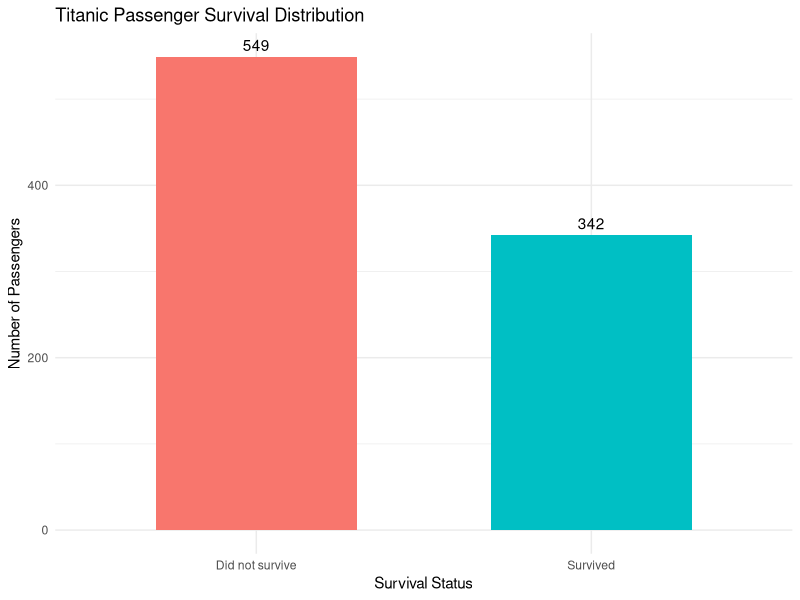
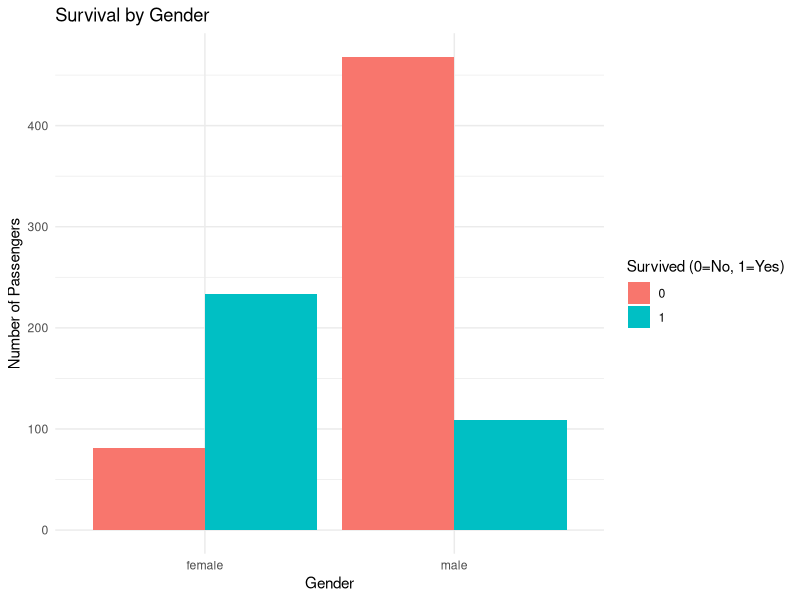
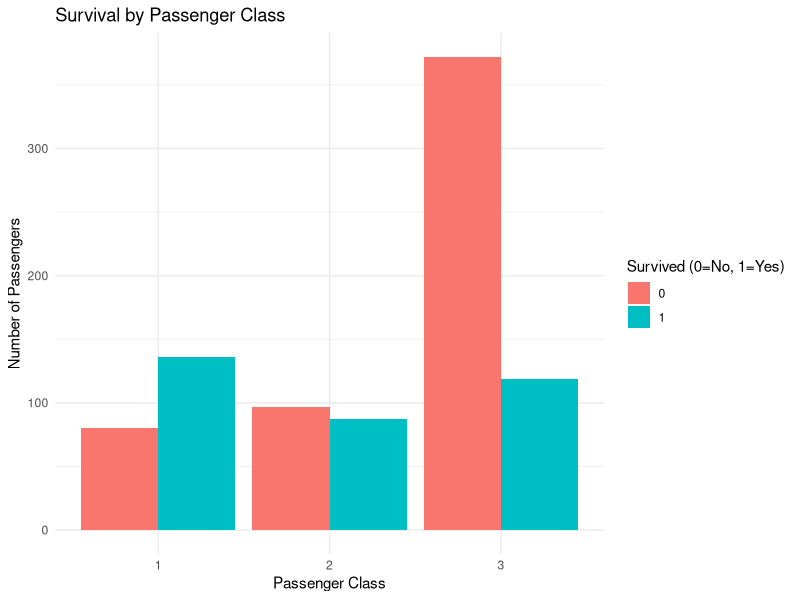
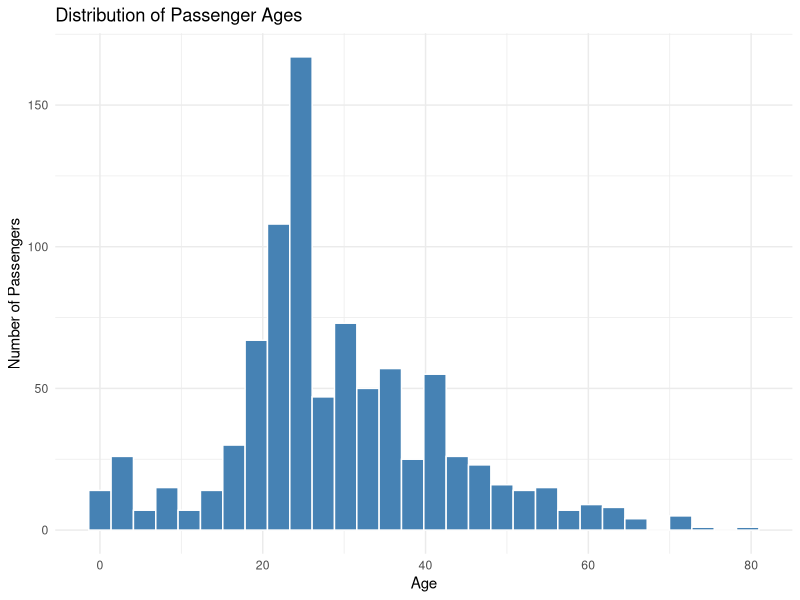
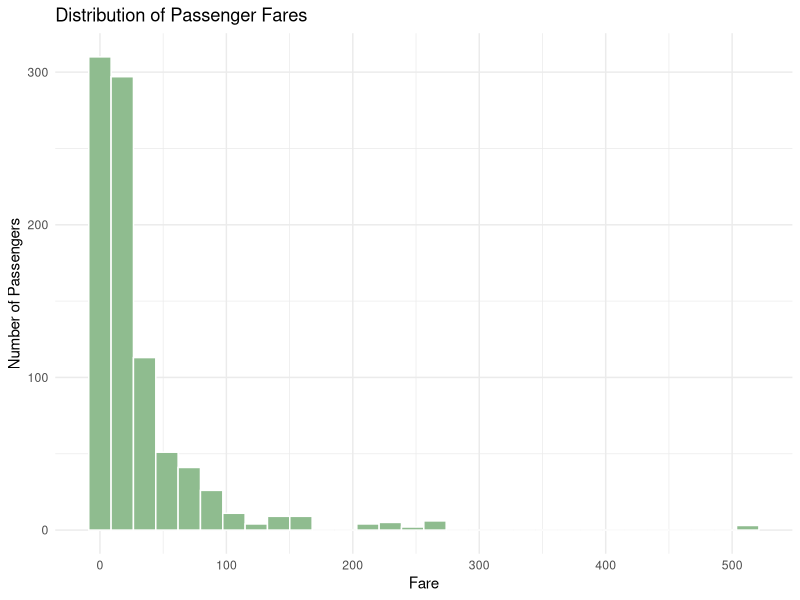
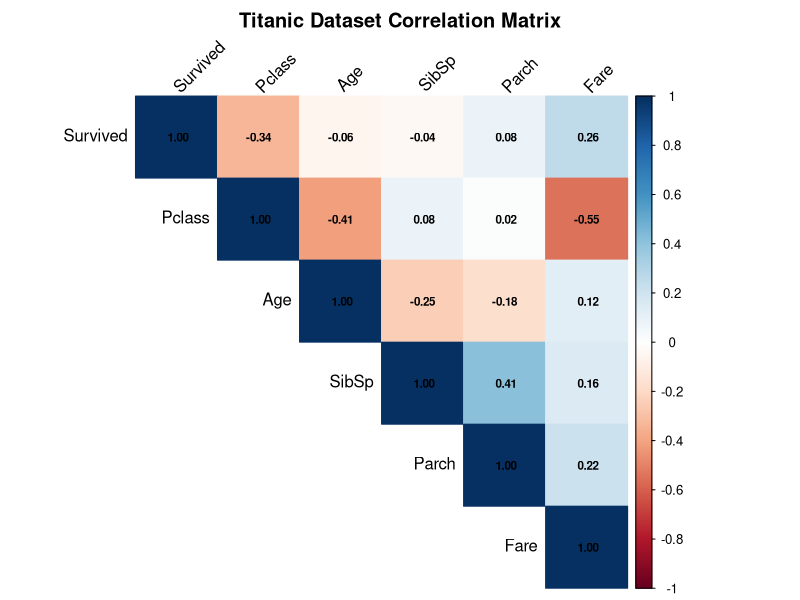

These charts were generated, in order, by the following R code:
.libPaths(c(
  "C:/Users/Sahil/AppData/Local/R/win-library/4.6",
  .libPaths()
))

library(dplyr)
library(ggplot2)
library(readr)
library(corrplot)

dir.create("Outputs/Graphs", recursive=TRUE, showWarnings=FALSE)
dir.create("Outputs/Results", recursive=TRUE, showWarnings=FALSE)

data <- read_csv(
  "Outputs/Results/titanic_cleaned.csv",
  show_col_types=FALSE
)

# Prepare categorical variables
data <- data %>%
  mutate(
    Survived = as.numeric(Survived),
    Pclass = factor(Pclass),
    Sex = factor(Sex),
    Embarked = factor(Embarked)
  )

cat("\n===== 1. SURVIVAL DISTRIBUTION =====\n")

survival_summary <- data %>%
  count(Survived) %>%
  mutate(
    Status = ifelse(Survived == 1, "Survived", "Did not survive"),
    Percentage = round(n / sum(n) * 100, 2)
  )

print(survival_summary)

write_csv(
  survival_summary,
  "Outputs/Results/survival_summary.csv"
)

p1 <- ggplot(survival_summary, aes(x=Status, y=n, fill=Status)) +
  geom_col(width=0.6) +
  geom_text(aes(label=n), vjust=-0.5) +
  labs(
    title="Titanic Passenger Survival Distribution",
    x="Survival Status",
    y="Number of Passengers"
  ) +
  theme_minimal() +
  theme(legend.position="none")

ggsave(
  "Outputs/Graphs/survival_distribution.png",
  p1, width=8, height=5
)

cat("\n===== 2. SURVIVAL BY GENDER =====\n")

gender_summary <- data %>%
  group_by(Sex) %>%
  summarise(
    Total = n(),
    Survivors = sum(Survived == 1),
    Survival_Percentage = round(mean(Survived) * 100, 2),
    .groups="drop"
  )

print(gender_summary)

write_csv(
  gender_summary,
  "Outputs/Results/gender_survival.csv"
)

p2 <- ggplot(data, aes(x=Sex, fill=factor(Survived))) +
  geom_bar(position="dodge") +
  labs(
    title="Survival by Gender",
    x="Gender",
    y="Number of Passengers",
    fill="Survived (0=No, 1=Yes)"
  ) +
  theme_minimal()

ggsave(
  "Outputs/Graphs/survival_by_gender.png",
  p2, width=8, height=5
)

cat("\n===== 3. SURVIVAL BY PASSENGER CLASS =====\n")

class_summary <- data %>%
  group_by(Pclass) %>%
  summarise(
    Total = n(),
    Survivors = sum(Survived == 1),
    Survival_Percentage = round(mean(Survived) * 100, 2),
    .groups="drop"
  )

print(class_summary)

write_csv(
  class_summary,
  "Outputs/Results/class_survival.csv"
)

p3 <- ggplot(data, aes(x=Pclass, fill=factor(Survived))) +
  geom_bar(position="dodge") +
  labs(
    title="Survival by Passenger Class",
    x="Passenger Class",
    y="Number of Passengers",
    fill="Survived (0=No, 1=Yes)"
  ) +
  theme_minimal()

ggsave(
  "Outputs/Graphs/survival_by_class.png",
  p3, width=8, height=5
)

cat("\n===== 4. AGE DISTRIBUTION =====\n")

age_summary <- data %>%
  summarise(
    Mean_Age = mean(Age),
    Median_Age = median(Age),
    Minimum_Age = min(Age),
    Maximum_Age = max(Age),
    Standard_Deviation = sd(Age)
  )

print(age_summary)

write_csv(
  age_summary,
  "Outputs/Results/age_summary.csv"
)

p4 <- ggplot(data, aes(x=Age)) +
  geom_histogram(
    bins=30,
    fill="steelblue",
    color="white"
  ) +
  labs(
    title="Distribution of Passenger Ages",
    x="Age",
    y="Number of Passengers"
  ) +
  theme_minimal()

ggsave(
  "Outputs/Graphs/age_distribution.png",
  p4, width=8, height=5
)

cat("\n===== 5. FARE DISTRIBUTION =====\n")

fare_summary <- data %>%
  summarise(
    Mean_Fare = mean(Fare),
    Median_Fare = median(Fare),
    Minimum_Fare = min(Fare),
    Maximum_Fare = max(Fare),
    Standard_Deviation = sd(Fare)
  )

print(fare_summary)

write_csv(
  fare_summary,
  "Outputs/Results/fare_summary.csv"
)

p5 <- ggplot(data, aes(x=Fare)) +
  geom_histogram(
    bins=30,
    fill="darkseagreen",
    color="white"
  ) +
  labs(
    title="Distribution of Passenger Fares",
    x="Fare",
    y="Number of Passengers"
  ) +
  theme_minimal()

ggsave(
  "Outputs/Graphs/fare_distribution.png",
  p5, width=8, height=5
)

cat("\n===== 6. CORRELATION ANALYSIS =====\n")

correlation_data <- data %>%
  transmute(
    Survived = Survived,
    Pclass = as.numeric(as.character(Pclass)),
    Age = Age,
    SibSp = SibSp,
    Parch = Parch,
    Fare = Fare
  )

correlation_matrix <- cor(
  correlation_data,
  use="complete.obs",
  method="pearson"
)

print(round(correlation_matrix, 3))

correlation_output <- as.data.frame(correlation_matrix)
correlation_output <- tibble::rownames_to_column(
  correlation_output,
  var="Variable"
)

write_csv(
  correlation_output,
  "Outputs/Results/correlation_matrix.csv"
)

png(
  "Outputs/Graphs/correlation_heatmap.png",
  width=1000,
  height=800
)

corrplot(
  correlation_matrix,
  method="color",
  type="upper",
  addCoef.col="black",
  tl.col="black",
  tl.srt=45,
  number.cex=0.7,
  title="Titanic Dataset Correlation Matrix",
  mar=c(0,0,2,0)
)

dev.off()

cat("\n===== EDA COMPLETED SUCCESSFULLY =====\n")
cat("All EDA graphs and result files have been saved.\n")
